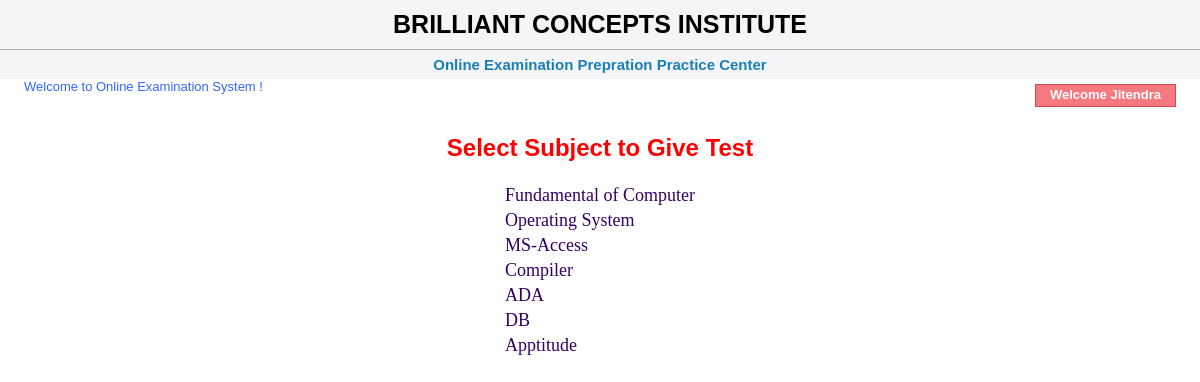
Screenshot of /quiz_portal/php/sublist.php (signed in) with the database file from the repository.
### tables this page shows
CREATE TABLE `mst_subject` (
  `sub_id` int(5) NOT NULL,
  `sub_name` varchar(25) DEFAULT NULL,
  `centre_code` int(6) NOT NULL
);

### quiz_portal/php/sublist.php (the view, shortened to what this page needs)
<!DOCTYPE HTML PUBLIC "-//W3C//DTD HTML 4.01 Transitional//EN" "http://www.w3.org/TR/html4/loose.dtd">
<html>
<head>
<link href="quiz.css" rel="stylesheet" type="text/css">
</head>
<body>
<?php
include("header.php");
include("database.php");
$cc=$_SESSION['ccode2'];
echo "<h2 class=head1>Select Subject to Give Test </h2>";
$rs=mysqli_query($cn, "SELECT * FROM mst_subject WHERE centre_code='$cc'");
echo "<table align=center>";
while($row=mysqli_fetch_row($rs))
{
	echo "<tr><td><a href=showtest.php?subid=$row[0]><font size=4>$row[1]</font></a>";
}
echo "</table>";
?>
</body>
</html>

### quiz_portal/php/quiz.css (style rules this page uses)
body { margin-left: 0px; margin-top: 0px; }
a:link { color: #330066; text-decoration: none; }
.head1 { font-family: Arial, Helvetica, sans-serif; font-size: 24px; color: #FF0000; text-align: center; font-weight: bold; }

### quiz_portal/php/css/decor2.css (style rules this page uses)
body { margin:0px; padding:0px; -webkit-user-select:none; }

### rows the page displays
mst_subject: sub_name "Fundamental of Computer"
mst_subject: sub_name "Operating System"
mst_subject: sub_name "MS-Access"
mst_subject: sub_name "Compiler"
mst_subject: sub_name "ADA"
mst_subject: sub_name "DB"
mst_subject: sub_name "Apptitude"

### other values shown
$_SESSION[login] "Jitendra"
